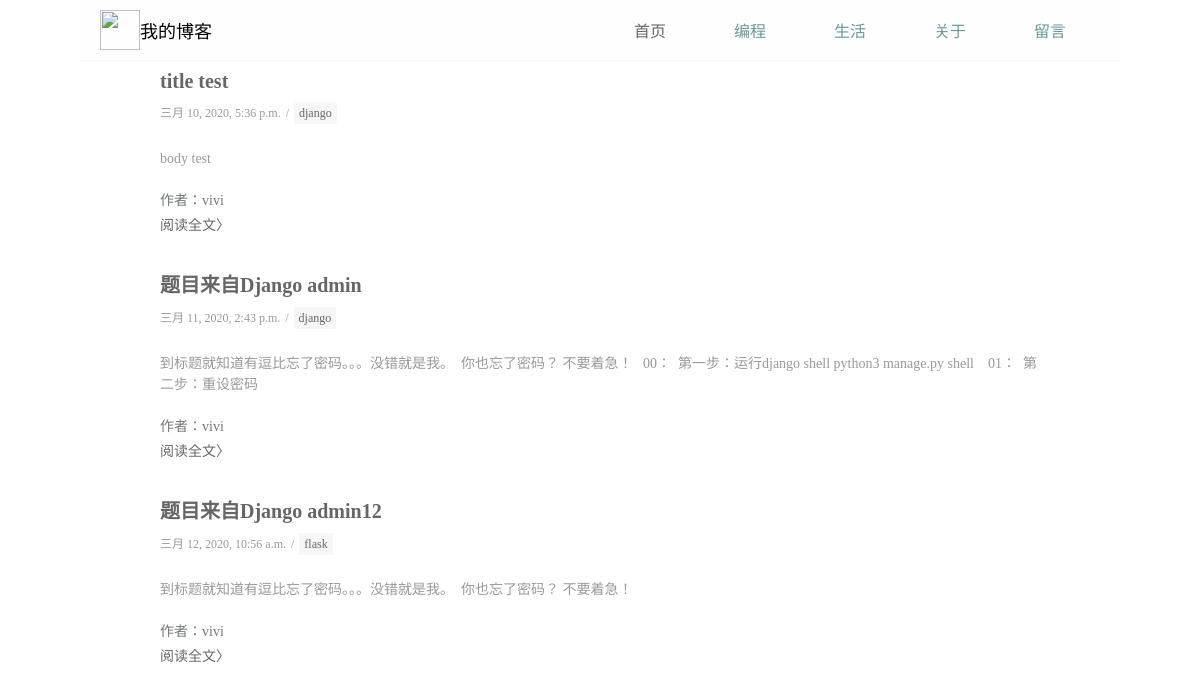
The page / on the database its author committed.
### app/models.py (models this page shows, shortened)
class Post(models.Model):
    title = models.CharField('标题', max_length=70)
    body = models.TextField('正文')
    created_time = models.DateTimeField('创建时间', default=timezone.now)
    modified_time = models.DateTimeField('修改时间')
    excerpt = models.CharField('摘要' ,max_length=200, blank=True)
    category = models.ForeignKey(Category, verbose_name='分类', on_delete=models.CASCADE)
    tags = models.ManyToManyField(Tag, verbose_name='标签', blank=True)
    author = models.ForeignKey(User, verbose_name='作者',on_delete=models.CASCADE)
    class Meta:
        verbose_name = '文章'
        verbose_name_plural = verbose_name
    def get_absolute_url(self):
        url = reverse('app:detail', kwargs={'pk': self.pk})
        return url

class Category(models.Model):
    name = models.CharField(max_length=100)
    class Meta:
        verbose_name = '目录'
        verbose_name_plural = verbose_name
    def __str__(self):
        return self.name

### app/views.py (the view)
# urls.py: path('', views.index, name="index"),
def index(request):
    post_list = Post.objects.all().order_by('created_time')
    return render(request, 'app/index.html', context={
        'post_list': post_list,
    })

### templates/app/index.html
{% extends "base.html" %}
{% block main %}
    <div class="content">
        <div class="content-inner">
            <div class="recent-posts">
                {% for post in post_list %}
                <article class="recent-post-item">
                    <a class="title" href="{{ post.get_absolute_url }}">
                        <h2>{{ post.title }}</h2>
                    </a>
                    <div class="post-meta">
                      <time class="time" datetime="2019-04-26T08:00:00.000Z">
                        {{ post.created_time }}
                      </time>
                      <span class="slash">/</span>
                      <ul class="index-tag-list">
                            <li class="index-tag-list-item"><a class="index-tag-list-link" href="/tags/Compile/">{{ post.category }}</a></li>
                        </ul>
                    </div>
                    <div class="post-excerpt">
                        <p>{{ post.excerpt }}<br>
                    </p></div>
                    <p class="author">作者：{{ post.author }}</p>
                    <a class="more" href="{{ post.get_absolute_url }}"> 阅读全文〉</a>
                </article>
                {% empty %}
                <div class="no-post">暂时还没有发布的文章！</div>
                {% endfor %}
            </div>
        </div>
    </div>
{% endblock main %}

### templates/base.html (shortened to what this page needs)
{% load static %}
<!DOCTYPE html>
<html lang="en">
<head>
    <link rel="stylesheet" href="{% static '/css/app.css' %}">
</head>
<body>
    <div class="wrapper">
        <div class="top">
            <nav>
                <div class="top-logo">
                    <img  src="https://blog.0xff000000.com/images/logo.png" class="top-logo-img" />
                    <p class="top-logo-text">我的博客</p>
                </div>
                    <ul class="top-menu">
                        <li class="active">
                            <a href="/">首页</a>
                            </li>
                        <li>编程</li>
                        <li>生活</li>
                        <li>关于</li>
                        <li>留言</li>
                    </ul>
            </nav>
        </div>
        <div class="content">
            {% block main %}
            {% endblock main %}
        </div>
    </div>
</body>
</html>

### app/static/css/app.css (style rules this page uses)
* { margin: 0; padding: 0; }
.top { position: fixed; top: 0; width: 100%; left: 0; z-index: 9; }
.top nav { position: relative; max-width: 1000px; min-width: 700px; margin: 0 auto; height: 50px; padding: 5px 20px; background-color: #fefefe; border-bottom: .5px solid #f6f6f6; display: flex; justify-content: space-between; }
.top-logo { display: flex; align-items: center; }
.top-logo-img { width: 40px; height: 40px; }
.top-logo-text { font-size: 18px; font-weight: 500; font-family: Arial, Helvetica, sans-serif; }
.top-menu { display: flex; list-style: none; height: 100%; }
ul { display: flex; list-style: none; height: 100%; }
.top-menu li { width: 100px; height: 100%; cursor: pointer; color: #699; display: flex; align-items: center; justify-content: center; }
.top-menu li.active { color: #2196F3; }
.content { margin: 60px auto 0; max-width: 880px; min-height: calc(100vh - 120px); }
.recent-posts { max-width: 880px; margin: 0 auto; }
.recent-post-item { margin: 15px auto; padding: 10px 0; }
a { text-decoration: none; outline: none; color: #666; }
.recent-post-item .title { font-size: 12px; }
.post-meta { font-size: 12px; position: relative; padding-right: 60px; min-height: 30px; line-height: 1.5; margin-top: 5px; display: flex; align-items: center; }
.time { color: #999; }
.slash { color:#999; padding-left: 5px; padding-right: 5px; }
.index-tag-list-item { margin-right: 5px; color:#999; padding: 2px 5px; background-color:#f6f6f6; border-radius: 2px; display: inline; list-style: none; }
.post-excerpt { color:#999; font-size: 14px; }
.post-excerpt p { line-height: 1.5; margin: 20px auto; }
a.more { font-size: 14px; margin-top: 5px; }
.author { font-size: 14px; color: #73787a; margin: 5px 0; }
h2 { font-size: 20px; }

### rows shown on the page
Post: title "title test", created_time "三月 10, 2020, 5:36 p.m.", category "django", excerpt "body test", author "vivi"
Post: title "题目来自Django admin", created_time "三月 11, 2020, 2:43 p.m.", category "django", excerpt "到标题就知道有逗比忘了密码。。。没错就是我。 你也忘了密码？ 不要着急！ 00： 第一步：运行django shell python3 manage.py shell 01： 第二步：重设密码", author "vivi"
Post: title "题目来自Django admin12", created_time "三月 12, 2020, 10:56 a.m.", category "flask", excerpt "到标题就知道有逗比忘了密码。。。没错就是我。 你也忘了密码？ 不要着急！", author "vivi"
